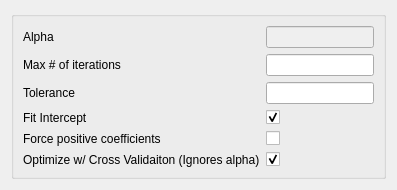
<?xml version="1.0" encoding="UTF-8"?>
<ui version="4.0">
 <class>Form</class>
 <widget class="QWidget" name="Form">
  <property name="sizePolicy">
   <sizepolicy hsizetype="Ignored" vsizetype="Ignored">
    <horstretch>0</horstretch>
    <verstretch>0</verstretch>
   </sizepolicy>
  </property>
  <property name="windowTitle">
   <string>Form</string>
  </property>
  <layout class="QVBoxLayout" name="verticalLayout">
   <item>
    <widget class="QGroupBox" name="groupBox">
     <layout class="QFormLayout" name="formLayout">
      <property name="fieldGrowthPolicy">
       <enum>QFormLayout::AllNonFixedFieldsGrow</enum>
      </property>
      <item row="0" column="0">
       <widget class="QLabel" name="alphaLabel">
        <property name="text">
         <string>Alpha</string>
        </property>
       </widget>
      </item>
      <item row="0" column="1">
       <widget class="QLineEdit" name="alphaLineEdit">
        <property name="enabled">
         <bool>false</bool>
        </property>
        <property name="maximum" stdset="0">
         <double>999999999.000000000000000</double>
        </property>
        <property name="value" stdset="0">
         <double>1.000000000000000</double>
        </property>
       </widget>
      </item>
      <item row="1" column="0">
       <widget class="QLabel" name="maxNumOfIterationsLabel">
        <property name="text">
         <string>Max # of iterations</string>
        </property>
       </widget>
      </item>
      <item row="1" column="1">
       <widget class="QLineEdit" name="maxNumOfIterationsLineEdit">
        <property name="maximum" stdset="0">
         <number>999999999</number>
        </property>
        <property name="value" stdset="0">
         <number>1000</number>
        </property>
       </widget>
      </item>
      <item row="2" column="0">
       <widget class="QLabel" name="toleranceLabel">
        <property name="text">
         <string>Tolerance</string>
        </property>
       </widget>
      </item>
      <item row="3" column="0">
       <widget class="QLabel" name="fitInterceptLabel">
        <property name="text">
         <string>Fit Intercept</string>
        </property>
       </widget>
      </item>
      <item row="3" column="1">
       <widget class="QCheckBox" name="fitInterceptCheckBox">
        <property name="checked">
         <bool>true</bool>
        </property>
       </widget>
      </item>
      <item row="4" column="0">
       <widget class="QLabel" name="forcePositiveCoefficientsLabel">
        <property name="text">
         <string>Force positive coefficients</string>
        </property>
       </widget>
      </item>
      <item row="4" column="1">
       <widget class="QCheckBox" name="forcePositiveCoefficientsCheckBox"/>
      </item>
      <item row="5" column="0">
       <widget class="QLabel" name="optimizeWCrossValidaitonLabel">
        <property name="text">
         <string>Optimize w/ Cross Validaiton (Ignores alpha)</string>
        </property>
       </widget>
      </item>
      <item row="5" column="1">
       <widget class="QCheckBox" name="optimizeWCrossValidaitonCheckBox">
        <property name="checked">
         <bool>true</bool>
        </property>
       </widget>
      </item>
      <item row="2" column="1">
       <widget class="QLineEdit" name="toleranceLineEdit">
        <property name="decimals" stdset="0">
         <number>5</number>
        </property>
        <property name="maximum" stdset="0">
         <double>999999999.000000000000000</double>
        </property>
        <property name="value" stdset="0">
         <double>0.000100000000000</double>
        </property>
       </widget>
      </item>
     </layout>
    </widget>
   </item>
  </layout>
 </widget>
 <tabstops>
  <tabstop>alphaLineEdit</tabstop>
  <tabstop>maxNumOfIterationsLineEdit</tabstop>
  <tabstop>toleranceLineEdit</tabstop>
  <tabstop>fitInterceptCheckBox</tabstop>
  <tabstop>forcePositiveCoefficientsCheckBox</tabstop>
  <tabstop>optimizeWCrossValidaitonCheckBox</tabstop>
 </tabstops>
 <resources/>
 <connections>
  <connection>
   <sender>optimizeWCrossValidaitonCheckBox</sender>
   <signal>toggled(bool)</signal>
   <receiver>alphaLineEdit</receiver>
   <slot>setDisabled(bool)</slot>
   <hints>
    <hint type="sourcelabel">
     <x>243</x>
     <y>143</y>
    </hint>
    <hint type="destinationlabel">
     <x>259</x>
     <y>37</y>
    </hint>
   </hints>
  </connection>
 </connections>
</ui>
